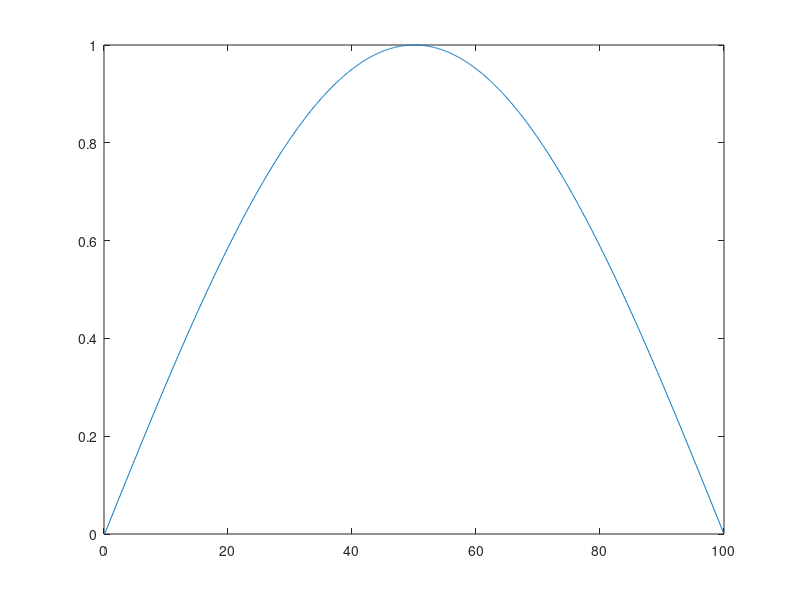

MATLAB code for this plot:
clear all
close all
clc

%%
phi = 0;
duration = 99;
magnitude = 1;

timeList = 0:99;
torqueTempList = zeros(size(timeList));
torqueTempList(1+phi:1+phi+duration) = magnitude * sin(pi/duration*(timeList(1:1+duration)));
offset = max([0,phi+duration-99]);
torqueList = circshift(torqueTempList(1+offset:1+offset+99),offset);

xList = [0:100];
yList = [torqueList(end),torqueList];
figure(1)
plot(xList, yList)

%%
phi = 0;
duration = 99.9;
durationInt = round(duration*10);
magnitude = 1;

timeList = 0:999;
torqueTempList = zeros(size(timeList));
torqueTempList(1+phi:1+phi+durationInt) = magnitude * sin(pi/durationInt*(timeList(1:1+durationInt)));
offset = max([0,phi+durationInt-999]);
torqueList = circshift(torqueTempList(1+offset:1+offset+999),offset);

xList = [0:1000]/10;
yList = [torqueList(end),torqueList];
figure(1)
plot(xList, yList)